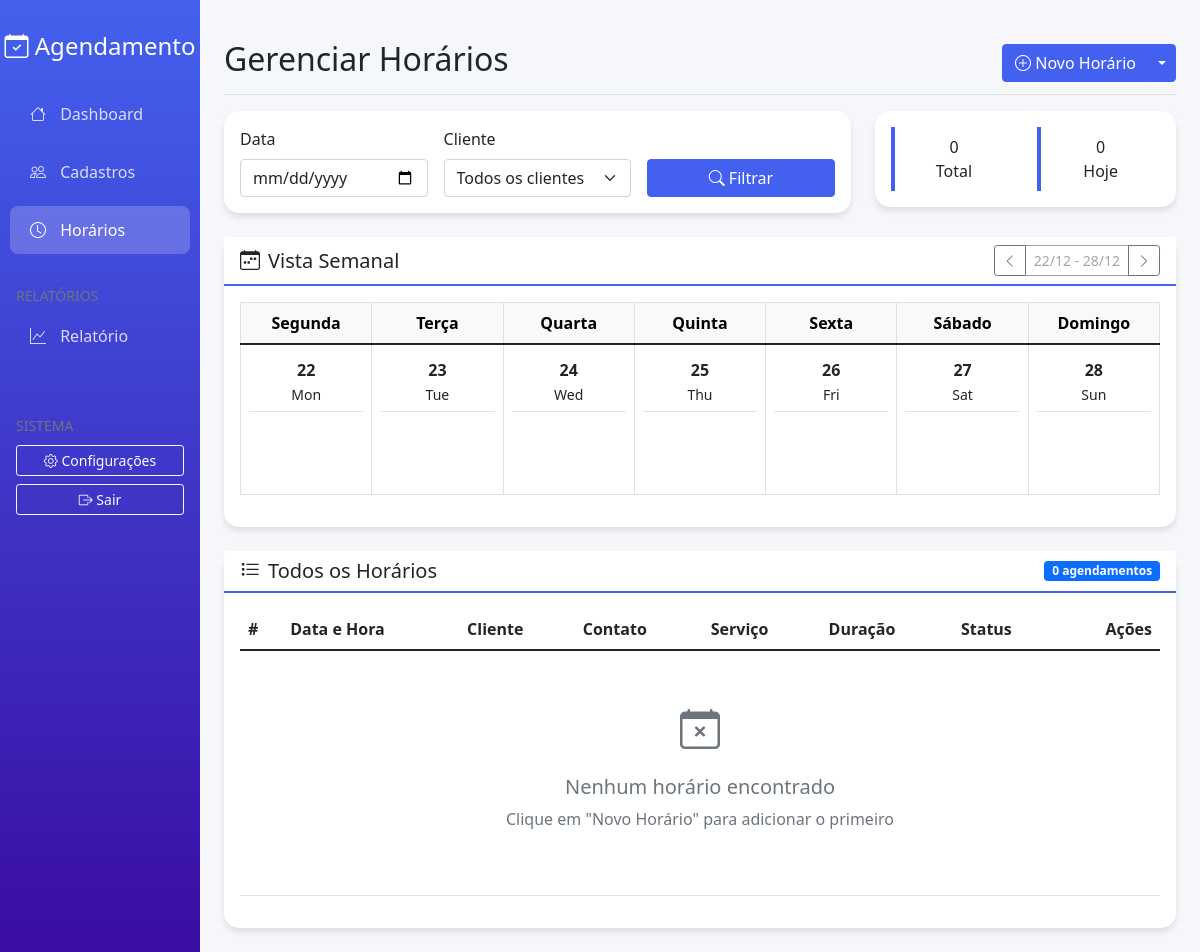
The app's page /horarios, older data.
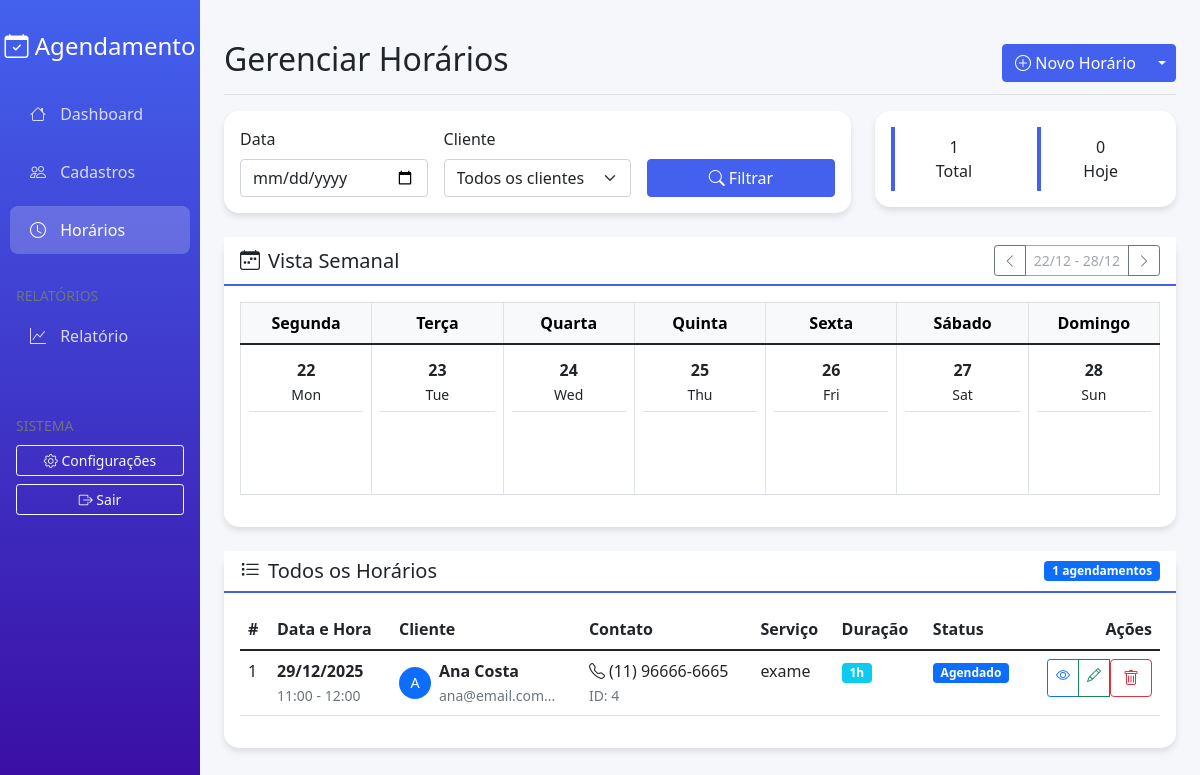
The same page, newer data.
### models/Horario.py (models this page shows, shortened)
class Horario(db.Model):
    __tablename__ = 'horarios'
    id = db.Column(db.Integer, primary_key=True)
    cadastro_id = db.Column(db.Integer, db.ForeignKey('cadastros.id'), nullable=False)
    data = db.Column(db.Date, nullable=False)
    hora_inicio = db.Column(db.Time, nullable=False)
    hora_fim = db.Column(db.Time, nullable=False)
    descricao = db.Column(db.Text)
    status = db.Column(db.String(20), default='agendado')
    tipo_servico = db.Column(db.String(50))
    prioridade = db.Column(db.String(20), default='normal')
    data_criacao = db.Column(db.DateTime, default=datetime.utcnow)
    data_atualizacao = db.Column(db.DateTime, onupdate=datetime.utcnow)

### models/Cadastro.py (models this page shows, shortened)
class Cadastro(db.Model):
    __tablename__ = 'cadastros'
    id = db.Column(db.Integer, primary_key=True)
    nome = db.Column(db.String(100), nullable=False)
    email = db.Column(db.String(100), unique=True, nullable=False)
    telefone = db.Column(db.String(20))
    documento = db.Column(db.String(20), unique=True)
    data_criacao = db.Column(db.DateTime, default=datetime.utcnow)
    horarios = db.relationship('Horario', backref='cadastro', lazy=True, cascade='all, delete-orphan')

### app.py (the view)
    @app.route('/horarios')
    def listar_horarios():
        with app.app_context():
            filtro_data = request.args.get('data', '')
            filtro_cadastro = request.args.get('cadastro', '')
            query = Horario.query
            if filtro_data:
                try:
                    data_filtro = datetime.strptime(filtro_data, '%Y-%m-%d').date()
                    query = query.filter_by(data=data_filtro)
                except ValueError:
                    pass
            if filtro_cadastro:
                try:
                    cadastro_id = int(filtro_cadastro)
                    query = query.filter_by(cadastro_id=cadastro_id)
                except ValueError:
                    pass
            horarios = query.order_by(Horario.data, Horario.hora_inicio).all()
            total = len(horarios)
            cadastros = Cadastro.query.order_by(Cadastro.nome).all()
            hoje = date.today()
            hoje_count = Horario.query.filter_by(data=hoje).count()
            for horario in horarios:
                horario.nome_cliente_limpo = horario.cadastro.nome.replace("'", "").replace('"', '')
                horario.data_formatada = horario.data.strftime('%d/%m/%Y')
                horario.hora_inicio_str = horario.hora_inicio.strftime('%H:%M')
                horario.hora_fim_str = horario.hora_fim.strftime('%H:%M')
                if horario.descricao:
                    horario.descricao_limpa = horario.descricao.replace("'", "").replace('"', '')[:30]
                else:
                    horario.descricao_limpa = ''
            inicio_semana = hoje - timedelta(days=hoje.weekday())
            dias_semana = []
            for i in range(7):
                dia_data = inicio_semana + timedelta(days=i)
                eventos_dia = [h for h in horarios if h.data == dia_data]
                dias_semana.append({
                    'data': dia_data,
                    'eventos': [{
                        'hora': f"{h.hora_inicio_str}-{h.hora_fim_str}",
                        'cliente': h.cadastro.nome[:10] + '...' if len(h.cadastro.nome) > 10 else h.cadastro.nome,
                        'cor': '#4361ee',
                        'id': h.id
                    } for h in eventos_dia[:2]]
                })
            semana_atual = f"{inicio_semana.strftime('%d/%m')} - {(inicio_semana + timedelta(days=6)).strftime('%d/%m')}"
            return render_template('horarios/listar.html',
                                 horarios=horarios,
                                 total=total,
                                 cadastros=cadastros,
                                 filtro_data=filtro_data,
                                 filtro_cadastro=filtro_cadastro,
                                 hoje=hoje,
                                 hoje_count=hoje_count,
                                 semana_atual=semana_atual,
                                 semana=dias_semana)

### templates/horarios/listar.html (shortened to what the changed rows need)
{% extends "base.html" %}
{% block page_title %}Gerenciar Horários{% endblock %}
{% block content %}
<div class="row mb-4">
    <div class="col-md-4">
        <div class="card">
            <div class="card-body">
                <div class="row text-center">
                    <div class="col-6">
                        <div class="stat-card p-2">
                            <div class="stat-number">{{ total }}</div>
                            <div class="stat-label">Total</div>
                        </div>
                    </div>
                </div>
            </div>
        </div>
    </div>
</div>
<div class="card mb-4">
    <div class="card-body">
        <div class="table-responsive">
            <table class="table table-bordered text-center">
                <thead>
                    <tr class="table-light">
                        <th style="width: 14%">Segunda</th>
                        <th style="width: 14%">Terça</th>
                        <th style="width: 14%">Quarta</th>
                        <th style="width: 14%">Quinta</th>
                        <th style="width: 14%">Sexta</th>
                        <th style="width: 14%">Sábado</th>
                        <th style="width: 14%">Domingo</th>
                    </tr>
                </thead>
                <tbody>
                    <tr>
                        {% for dia in semana %}
                        <td style="height: 150px; vertical-align: top;">
                            <div class="day-header">
                                <strong>{{ dia.data.strftime('%d') }}</strong><br>
                                <small>{{ dia.data.strftime('%a') }}</small>
                            </div>
                        </td>
                        {% endfor %}
                    </tr>
                </tbody>
            </table>
        </div>
    </div>
</div>
<div class="card">
    <div class="card-header d-flex justify-content-between align-items-center">
        <h5 class="mb-0">
            <i class="bi bi-list-task me-2"></i>Todos os Horários
        </h5>
        <span class="badge bg-primary">{{ total }} agendamentos</span>
    </div>
    <div class="card-body">
        <div class="table-responsive">
            <table class="table table-hover data-table">
                <thead>
                    <tr>
                        <th>#</th>
                        <th>Data e Hora</th>
                        <th>Cliente</th>
                        <th>Contato</th>
                        <th>Serviço</th>
                        <th>Duração</th>
                        <th>Status</th>
                        <th class="text-end">Ações</th>
                    </tr>
                </thead>
                <tbody>
                    {% for horario in horarios %}
                    <tr class="{% if horario.data < hoje %}table-secondary{% endif %}">
                        <td>{{ horario.id }}</td>
                        <td>
                            <strong>{{ horario.data_formatada }}</strong><br>
                            <small class="text-muted">{{ horario.hora_inicio_str }} - {{ horario.hora_fim_str }}</small>
                        </td>
                        <td>
                            <div class="d-flex align-items-center">
                                <div class="avatar-sm bg-primary rounded-circle d-flex align-items-center justify-content-center me-2">
                                    <span class="text-white">{{ horario.cadastro.nome[:1]|upper }}</span>
                                </div>
                                <div>
                                    <strong>{{ horario.cadastro.nome }}</strong><br>
                                    <small class="text-muted">{{ horario.cadastro.email[:20] }}...</small>
                                </div>
                            </div>
                        </td>
                        <td>
                            {% if horario.cadastro.telefone %}
                            <i class="bi bi-telephone me-1"></i>{{ horario.cadastro.telefone }}<br>
                            {% else %}
                            <span class="text-muted">Sem telefone</span><br>
                            {% endif %}
                            <small class="text-muted">ID: {{ horario.cadastro.id }}</small>
                        </td>
                        <td>
                            {% if horario.descricao %}
                            <span title="{{ horario.descricao_limpa }}">
                                {{ horario.descricao_limpa }}
                            </span>
                            {% else %}
                            <span class="text-muted">Sem descrição</span>
                            {% endif %}
                        </td>
                        <td>
                            {% set inicio = horario.hora_inicio %}
                            {% set fim = horario.hora_fim %}
                            {% set duracao = (fim.hour * 60 + fim.minute) - (inicio.hour * 60 + inicio.minute) %}
                            {% set horas = duracao // 60 %}
                            {% set minutos = duracao % 60 %}
                            <span class="badge bg-info">
                                {% if horas > 0 %}{{ horas }}h{% endif %}
                            </span>
                        </td>
                        <td>
                            {% if horario.data < hoje %}
                            <span class="badge bg-secondary">Realizado</span>
                            {% elif horario.data == hoje %}
                            <span class="badge bg-success">Hoje</span>
                            {% else %}
                            <span class="badge bg-primary">Agendado</span>
                            {% endif %}
                        </td>
                        <td class="text-end">
                            <div class="btn-group btn-group-sm">
                                <a href="{{ url_for('visualizar_horario', id=horario.id) }}"
                                class="btn btn-outline-primary" title="Visualizar">
                                    <i class="bi bi-eye"></i>
                                </a>
                                <a href="{{ url_for('editar_horario', id=horario.id) }}"
                                class="btn btn-outline-success" title="Editar">
                                    <i class="bi bi-pencil"></i>
                                </a>
                                <form action="{{ url_for('deletar_horario', id=horario.id) }}"
                                    method="POST"
                                    style="display: inline;"
                                    id="delete-horario-form-{{ horario.id }}">
                                    <button type="button"
                                            class="btn btn-outline-danger"
                                            title="Excluir"
                                          onclick="confirmDeleteHorario({{ horario.id }}, '{{ horario.nome_cliente_limpo }}', '{{ horario.data_formatada }}')">
                                        <i class="bi bi-trash"></i>
                                    </button>
                                </form>
                            </div>
                        </td>
                    </tr>
                    {% else %}
                    <tr>
                        <td colspan="8" class="text-center py-5">
                            <div class="text-muted">
                                <i class="bi bi-calendar-x fs-1"></i>
                                <h5 class="mt-3">Nenhum horário encontrado</h5>
                                <p>{% if filtro_data or filtro_cadastro %}Tente alterar os filtros{% else %}Clique em "Novo Horário" para adicionar o primeiro{% endif %}</p>
                            </div>
                        </td>
                    </tr>
                    {% endfor %}
                </tbody>
            </table>
        </div>
    </div>
</div>
{% endblock %}

Row changes from the older to the newer data that the page shows:
added Horario: id "1", data_formatada "29/12/2025", hora_inicio_str "11:00", hora_fim_str "12:00", cadastro "A", cadastro.nome "Ana Costa", cadastro "ana@email.com", cadastro.telefone "(11) 96666-6665", cadastro.id "4", descricao_limpa "exame", shows "Agendado"
Text that changed along with them:
{{ total }}: "0" → "1"
text no longer shown: "Nenhum horário encontrado Clique em \"Novo Horário\" para adicionar o primeiro"
